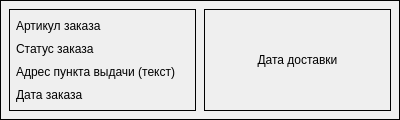
<?xml version="1.0" encoding="UTF-8"?>
<!-- order_item.ui -->
<ui version="4.0">
 <class>OrderCard</class>
 <widget class="QFrame" name="OrderCard">
  <property name="minimumSize">
   <size><width>400</width><height>120</height></size>
  </property>
  <property name="frameShape"><enum>QFrame::Box</enum></property>
  <property name="lineWidth"><number>1</number></property>
  <layout class="QHBoxLayout" name="main_layout">
   <property name="spacing"><number>8</number></property>
   <property name="leftMargin"><number>8</number></property>
   <property name="topMargin"><number>8</number></property>
   <property name="rightMargin"><number>8</number></property>
   <property name="bottomMargin"><number>8</number></property>
   <item>
    <widget class="QFrame" name="left_frame">
     <property name="frameShape"><enum>QFrame::Box</enum></property>
     <property name="lineWidth"><number>1</number></property>
     <layout class="QVBoxLayout" name="left_layout">
      <property name="spacing"><number>4</number></property>
      <property name="leftMargin"><number>6</number></property>
      <property name="topMargin"><number>6</number></property>
      <property name="rightMargin"><number>6</number></property>
      <property name="bottomMargin"><number>6</number></property>
      <item>
       <widget class="QLabel" name="lbl_order_article">
        <property name="wordWrap"><bool>true</bool></property>
        <property name="text"><string>Артикул заказа</string></property>
       </widget>
      </item>
      <item>
       <widget class="QLabel" name="lbl_status">
        <property name="wordWrap"><bool>true</bool></property>
        <property name="text"><string>Статус заказа</string></property>
       </widget>
      </item>
      <item>
       <widget class="QLabel" name="lbl_pickup_address">
        <property name="wordWrap"><bool>true</bool></property>
        <property name="text"><string>Адрес пункта выдачи (текст)</string></property>
       </widget>
      </item>
      <item>
       <widget class="QLabel" name="lbl_order_date">
        <property name="wordWrap"><bool>true</bool></property>
        <property name="text"><string>Дата заказа</string></property>
       </widget>
      </item>
     </layout>
    </widget>
   </item>
   <item>
    <widget class="QFrame" name="right_frame">
     <property name="minimumSize"><size><width>140</width><height>0</height></size></property>
     <property name="frameShape"><enum>QFrame::Box</enum></property>
     <property name="lineWidth"><number>1</number></property>
     <layout class="QVBoxLayout" name="right_layout">
      <property name="spacing"><number>0</number></property>
      <item>
       <spacer name="spacer_top">
        <property name="orientation"><enum>Qt::Vertical</enum></property>
        <property name="sizeHint" stdset="0"><size><width>0</width><height>0</height></size></property>
        <property name="sizeType"><enum>QSizePolicy::MinimumExpanding</enum></property>
       </spacer>
      </item>
      <item>
       <widget class="QLabel" name="lbl_delivery_date">
        <property name="wordWrap"><bool>true</bool></property>
        <property name="alignment"><set>Qt::AlignCenter</set></property>
        <property name="text"><string>Дата доставки</string></property>
       </widget>
      </item>
      <item>
       <spacer name="spacer_bottom">
        <property name="orientation"><enum>Qt::Vertical</enum></property>
        <property name="sizeHint" stdset="0"><size><width>0</width><height>0</height></size></property>
        <property name="sizeType"><enum>QSizePolicy::MinimumExpanding</enum></property>
       </spacer>
      </item>
     </layout>
    </widget>
   </item>
  </layout>
 </widget>
 <resources/>
 <connections/>
</ui>
